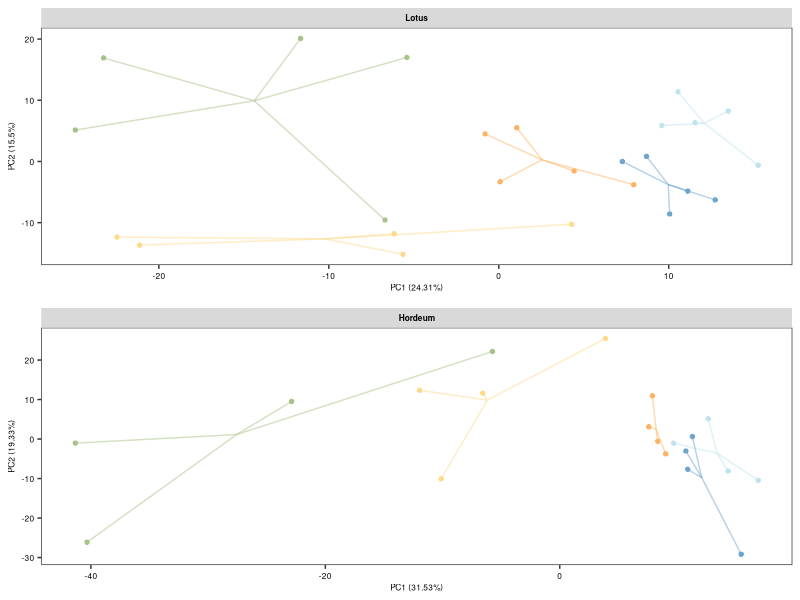

Generate this figure with R: (Note: this script raises an error after producing the figure.)
# Seup ------------------------------------------------------------------------
pkg <- c("data.table", "ggplot2", "cowplot", "ggtext")
for(pk in pkg){
  library(pk, character.only = T)
}

# Setting working directory to source file location
setwd(dirname(rstudioapi::getActiveDocumentContext()$path))

# Genotype colours
cols <- c(
  "WT" = "#A9C289",
  "symrk" = "#FEDA8B",
  "ccamk" = "#FDB366",
  "nsp1" = "#C0E4EF",
  "nsp2" = "#6EA6CD",
  "control" = "#cecece"
)

# Loading Lotus data ----------------------------------------------------------
# Lotus feature table filtered for background features
metabolite_data_Lj <- fread(
  "../2_background_removal/1_tables/feature_table_Lotus_filtered.csv"
)

design_Lj <- fread(
  "../1_data/1_Lotus/LotusCSSP_rootex_metadata.txt",
  drop = 4:6
)

# Setting sample names in metadata
design_Lj[, Sample_ID := paste0("Sample", Sample_ID)]

# Removing samples not in feature table from metadata
design_Lj <- design_Lj[ Sample_ID %in% colnames(metabolite_data_Lj)]

# Removing control samples from metadata and feature table
non_control_samples <- design_Lj[Genotype != "control", Sample_ID]
design_Lj <- design_Lj[Sample_ID %in% non_control_samples]
metabolite_data_Lj <- metabolite_data_Lj[,
  c("Feature", non_control_samples),
  with = FALSE
]

# Loading Hordeum data --------------------------------------------------------
metabolite_data_Hv <- fread(
  "../2_background_removal/1_tables/feature_table_Hordeum_filtered.csv"
)
design_Hv <- fread(
  "../1_data/2_Hordeum/HordeumCSSP_rootex_metadata.txt",
  drop = c(2, 4:7)
)

# Setting sample names in metadata
design_Hv[, Sample_ID := paste0("Sample", Sample_ID)]

# Removing samples not in feature table from metadata
design_Hv <- design_Hv[ Sample_ID %in% colnames(metabolite_data_Hv)]

# Principal Component Analysis ------------------------------------------------
# Lagend labels
legend_labels <- c(
  "WT"     = "WT",
  "symrk"  = "*symrk*",
  "ccamk"  = "*ccamk*",
  "nsp1"   = "*nsp1*",
  "nsp2"   = "*nsp2*",
  "control" = "control"
)

# PCA
pca_Lj <- prcomp(t(metabolite_data_Lj[, -1]), center = TRUE, scale. = TRUE)
pca_Hv <- prcomp(t(metabolite_data_Hv[, -1]), center = TRUE, scale. = TRUE)

# Variance explained for each principal component
## Lotus
var_exp_Lj <- (pca_Lj$sdev^2/sum(pca_Lj$sdev^2))[1:2]*100
var_exp_Lj <- paste0("(", round(var_exp_Lj, 2), "%)")

## Hordeum
var_exp_Hv <- (pca_Hv$sdev^2/sum(pca_Hv$sdev^2))[1:2]*100
var_exp_Hv <- paste0("(", round(var_exp_Hv, 2), "%)")

# Extracting points from PCA
## Lotus
pca_dt_Lj <- data.table(
  pca_Lj$x[, 1:2],
  Genotype = design_Lj$Genotype,
  Host = "Lotus"
)

## Hordeum
pca_dt_Hv <- data.table(
  pca_Hv$x[, 1:2],
  Genotype = design_Hv$Genotype,
  Host = "Hordeum"
)

# Centroids and segments
centroids_Lj <- pca_dt_Lj[,
  .(PC1_cent = mean(PC1), PC2_cent = mean(PC2)),
  list(Genotype, Host)
]
segments_Lj <- merge(pca_dt_Lj, centroids_Lj, by = c("Genotype", "Host"))

# Setting factor levels
pca_dt_Lj[,
  Genotype := factor(
    Genotype,
    levels = c("WT", "symrk", "ccamk", "nsp1", "nsp2")
  )
]

pca_plot_Lj <- ggplot(data = pca_dt_Lj, mapping = aes(x = PC1, y = PC2, colour = Genotype)) +
  geom_point(size = 1.5, stroke = 0.25) +
  geom_segment(
    data = segments_Lj,
    aes(x = PC1, y = PC2, xend = PC1_cent, yend = PC2_cent, color = Genotype),
    alpha = 0.5,
    show.legend = FALSE
  ) +
  scale_colour_manual(values = cols, labels = legend_labels) +
  theme_bw() +
  theme(
    panel.grid.major = element_blank(),
    panel.grid.minor = element_blank(),
    strip.text = element_text(colour = 'black', size = 6, face = "bold"),
    strip.background = element_rect(colour = NA),
    legend.position = "bottom",
    axis.title = element_text(size = 6),
    axis.text.x = element_text(size = 6, colour = "black"),
    axis.text.y = element_text(size = 6, colour = "black"),
    legend.text = element_markdown(
      size = 6,
      margin = margin(l = -0.1, unit = "pt")
    ),
    legend.title = element_text(size = 6),
    legend.margin = margin(t = 0, r = 5, l = 5),
    legend.key = element_rect(fill = NA),
    legend.key.spacing.y = unit(-0.1, "cm"),
    legend.key.spacing.x = unit(0.001, "cm"),
    plot.title = element_text(size = 6, hjust = 0.5)
  ) +
  labs(x = paste("PC1", var_exp_Lj[1]), y = paste("PC2", var_exp_Lj[2])) +
  facet_wrap(~Host) +
  guides(fill = guide_legend(nrow = 1)) +
  NULL

centroids_Hv <- pca_dt_Hv[,
  .(PC1_cent = mean(PC1), PC2_cent = mean(PC2)),
  list(Genotype, Host)
]

segments_Hv <- merge(pca_dt_Hv, centroids_Hv, by = c("Genotype", "Host"))

pca_plot_Hv <- ggplot(
  data = pca_dt_Hv,
  mapping = aes(x = PC1, y = PC2, colour = Genotype)
) +
  geom_point(size = 1.5, stroke = 0.25) +
  scale_colour_manual(name = "Genotype", breaks = names(cols), values = cols) +
  geom_segment(
    data = segments_Hv,
    aes(x = PC1, y = PC2, xend = PC1_cent, yend = PC2_cent, color = Genotype),
    alpha = 0.5,
    show.legend = FALSE
  ) +
  theme_bw() +
  theme(
    panel.grid.major = element_blank(),
    panel.grid.minor = element_blank(),
    strip.text = element_text(colour = 'black', size = 6, face = "bold"),
    strip.background = element_rect(colour = NA),
    legend.position = "none",
    axis.title = element_text(size = 6),
    axis.text.x = element_text(size = 6, colour = "black"),
    axis.text.y = element_text(size = 6, colour = "black"),
    legend.text = element_text(
      size = 6,
      margin = margin(l = -0.1, unit = "pt")
    ),
    legend.title = element_text(size = 6),
    legend.margin = margin(t = 0, r = 5, l = 5),
    legend.key = element_rect(fill = NA),
    legend.key.spacing.y = unit(-0.1, "cm"),
    legend.key.spacing.x = unit(0.001, "cm"),
    plot.title = element_text(size = 6, hjust = 0.5)
  ) +
  labs(x = paste("PC1", var_exp_Hv[1]), y = paste("PC2", var_exp_Hv[2])) +
  facet_wrap(~Host) +
  guides(fill = guide_legend(nrow = 1)) +
  NULL

pca_legend <- get_plot_component(pca_plot_Lj, 'guide-box', return_all = TRUE)
pca_plot_Lj <- pca_plot_Lj + guides(colour = "none")

pca_all <- plot_grid(pca_plot_Lj, pca_plot_Hv, nrow = 2)
pca_all + guides(colour = NULL)

# Saving plot
saveRDS(object = pca_all, file = "1_rds_files/PCA_plot.rds")
saveRDS(object = pca_legend, file = "1_rds_files/PCA_plot_legend.rds")

ggsave(
  filename = "2_figures/PCA_plot.pdf",
  plot = pca_all,
  height = 7,
  width = 7,
  units = "cm"
)
